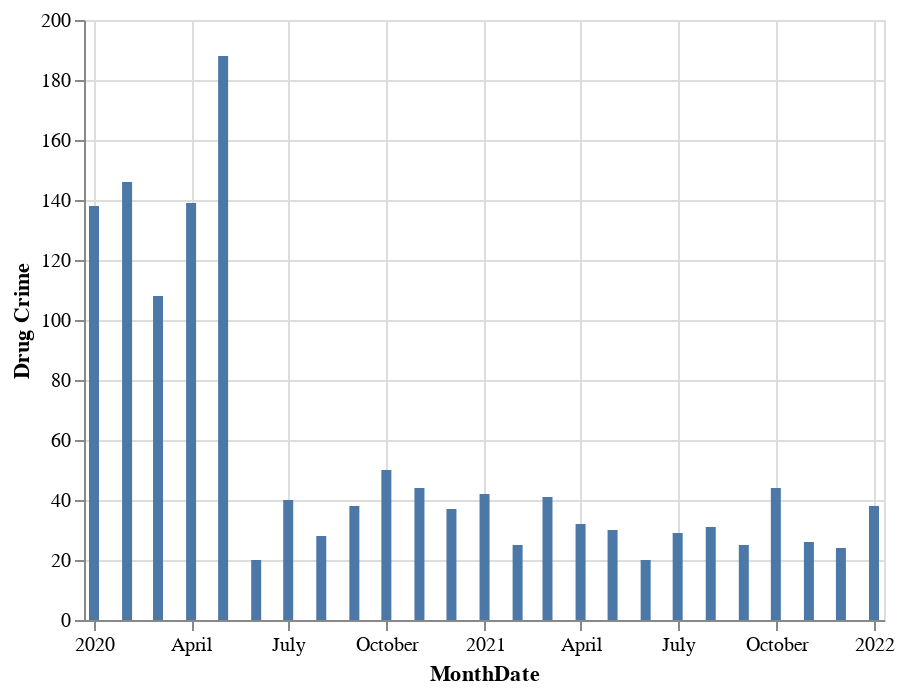

Notebook source saved alongside this figure:
### Code cell
drug_bar

### Figure 1 — Vega-Lite specification as saved in the notebook (floating-point values rounded to 4 significant figures)
{"config": {"view": {"continuousWidth": 400, "continuousHeight": 300}}, "data": {"name": "data-6ab8dc6fc2da462f96065d674262ea1b"}, "mark": "bar", "encoding": {"x": {"field": "MonthDate", "type": "temporal"}, "y": {"field": "Drug Crime", "type": "quantitative"}}, "$schema": "https://vega.github.io/schema/vega-lite/v4.17.0.json", "datasets": {"data-6ab8dc6fc2da462f96065d674262ea1b": [{"index": 0, "MonthYear": "January, 2020", "Total Crime": 5278, "MonthDate": "2020-01-01T00:00:00", "Drug Crime": 138, "Non-Drug Crime": 5140, "Percentage of Drug Related Crime (%)": 2.615}, {"index": 1, "MonthYear": "February, 2020", "Total Crime": 4942, "MonthDate": "2020-02-01T00:00:00", "Drug Crime": 146, "Non-Drug Crime": 4796, "Percentage of Drug Related Crime (%)": 2.954}, {"index": 2, "MonthYear": "March, 2020", "Total Crime": 4570, "MonthDate": "2020-03-01T00:00:00", "Drug Crime": 108, "Non-Drug Crime": 4462, "Percentage of Drug Related Crime (%)": 2.363}, {"index": 3, "MonthYear": "April, 2020", "Total Crime": 4552, "MonthDate": "2020-04-01T00:00:00", "Drug Crime": 139, "Non-Drug Crime": 4413, "Percentage of Drug Related Crime (%)": 3.054}, {"index": 4, "MonthYear": "May, 2020", "Total Crime": 4719, "MonthDate": "2020-05-01T00:00:00", "Drug Crime": 188, "Non-Drug Crime": 4531, "Percentage of Drug Related Crime (%)": 3.984}, {"index": 5, "MonthYear": "June, 2020", "Total Crime": 4115, "MonthDate": "2020-06-01T00:00:00", "Drug Crime": 20, "Non-Drug Crime": 4095, "Percentage of Drug Related Crime (%)": 0.486}, {"index": 6, "MonthYear": "July, 2020", "Total Crime": 4882, "MonthDate": "2020-07-01T00:00:00", "Drug Crime": 40, "Non-Drug Crime": 4842, "Percentage of Drug Related Crime (%)": 0.8193}, {"index": 7, "MonthYear": "August, 2020", "Total Crime": 5445, "MonthDate": "2020-08-01T00:00:00", "Drug Crime": 28, "Non-Drug Crime": 5417, "Percentage of Drug Related Crime (%)": 0.5142}, {"index": 8, "MonthYear": "September, 2020", "Total Crime": 5385, "MonthDate": "2020-09-01T00:00:00", "Drug Crime": 38, "Non-Drug Crime": 5347, "Percentage of Drug Related Crime (%)": 0.7057}, {"index": 9, "MonthYear": "October, 2020", "Total Crime": 5607, "MonthDate": "2020-10-01T00:00:00", "Drug Crime": 50, "Non-Drug Crime": 5557, "Percentage of Drug Related Crime (%)": 0.8917}, {"index": 10, "MonthYear": "November, 2020", "Total Crime": 5123, "MonthDate": "2020-11-01T00:00:00", "Drug Crime": 44, "Non-Drug Crime": 5079, "Percentage of Drug Related Crime (%)": 0.8589}, {"index": 11, "MonthYear": "December, 2020", "Total Crime": 4743, "MonthDate": "2020-12-01T00:00:00", "Drug Crime": 37, "Non-Drug Crime": 4706, "Percentage of Drug Related Crime (%)": 0.7801}, {"index": 12, "MonthYear": "January, 2021", "Total Crime": 4638, "MonthDate": "2021-01-01T00:00:00", "Drug Crime": 42, "Non-Drug Crime": 4596, "Percentage of Drug Related Crime (%)": 0.9056}, {"index": 0, "MonthYear": "February, 2021", "Total Crime": 4132, "MonthDate": "2021-02-01T00:00:00", "Drug Crime": 25, "Non-Drug Crime": 4107, "Percentage of Drug Related Crime (%)": 0.605}, {"index": 1, "MonthYear": "March, 2021", "Total Crime": 4933, "MonthDate": "2021-03-01T00:00:00", "Drug Crime": 41, "Non-Drug Crime": 4892, "Percentage of Drug Related Crime (%)": 0.8311}, {"index": 2, "MonthYear": "April, 2021", "Total Crime": 4478, "MonthDate": "2021-04-01T00:00:00", "Drug Crime": 32, "Non-Drug Crime": 4446, "Percentage of Drug Related Crime (%)": 0.7146}, {"index": 3, "MonthYear": "May, 2021", "Total Crime": 5000, "MonthDate": "2021-05-01T00:00:00", "Drug Crime": 30, "Non-Drug Crime": 4970, "Percentage of Drug Related Crime (%)": 0.6}, {"index": 4, "MonthYear": "June, 2021", "Total Crime": 4899, "MonthDate": "2021-06-01T00:00:00", "Drug Crime": 20, "Non-Drug Crime": 4879, "Percentage of Drug Related Crime (%)": 0.4082}, {"index": 5, "MonthYear": "July, 2021", "Total Crime": 5527, "MonthDate": "2021-07-01T00:00:00", "Drug Crime": 29, "Non-Drug Crime": 5498, "Percentage of Drug Related Crime (%)": 0.5247}, {"index": 6, "MonthYear": "August, 2021", "Total Crime": 5665, "MonthDate": "2021-08-01T00:00:00", "Drug Crime": 31, "Non-Drug Crime": 5634, "Percentage of Drug Related Crime (%)": 0.5472}, {"index": 7, "MonthYear": "September, 2021", "Total Crime": 5513, "MonthDate": "2021-09-01T00:00:00", "Drug Crime": 25, "Non-Drug Crime": 5488, "Percentage of Drug Related Crime (%)": 0.4535}, {"index": 8, "MonthYear": "October, 2021", "Total Crime": 6477, "MonthDate": "2021-10-01T00:00:00", "Drug Crime": 44, "Non-Drug Crime": 6433, "Percentage of Drug Related Crime (%)": 0.6793}, {"index": 9, "MonthYear": "November, 2021", "Total Crime": 6206, "MonthDate": "2021-11-01T00:00:00", "Drug Crime": 26, "Non-Drug Crime": 6180, "Percentage of Drug Related Crime (%)": 0.4189}, {"index": 10, "MonthYear": "December, 2021", "Total Crime": 6058, "MonthDate": "2021-12-01T00:00:00", "Drug Crime": 24, "Non-Drug Crime": 6034, "Percentage of Drug Related Crime (%)": 0.3962}, {"index": 11, "MonthYear": "January, 2022", "Total Crime": 5673, "MonthDate": "2022-01-01T00:00:00", "Drug Crime": 38, "Non-Drug Crime": 5635, "Percentage of Drug Related Crime (%)": 0.6698}]}}
